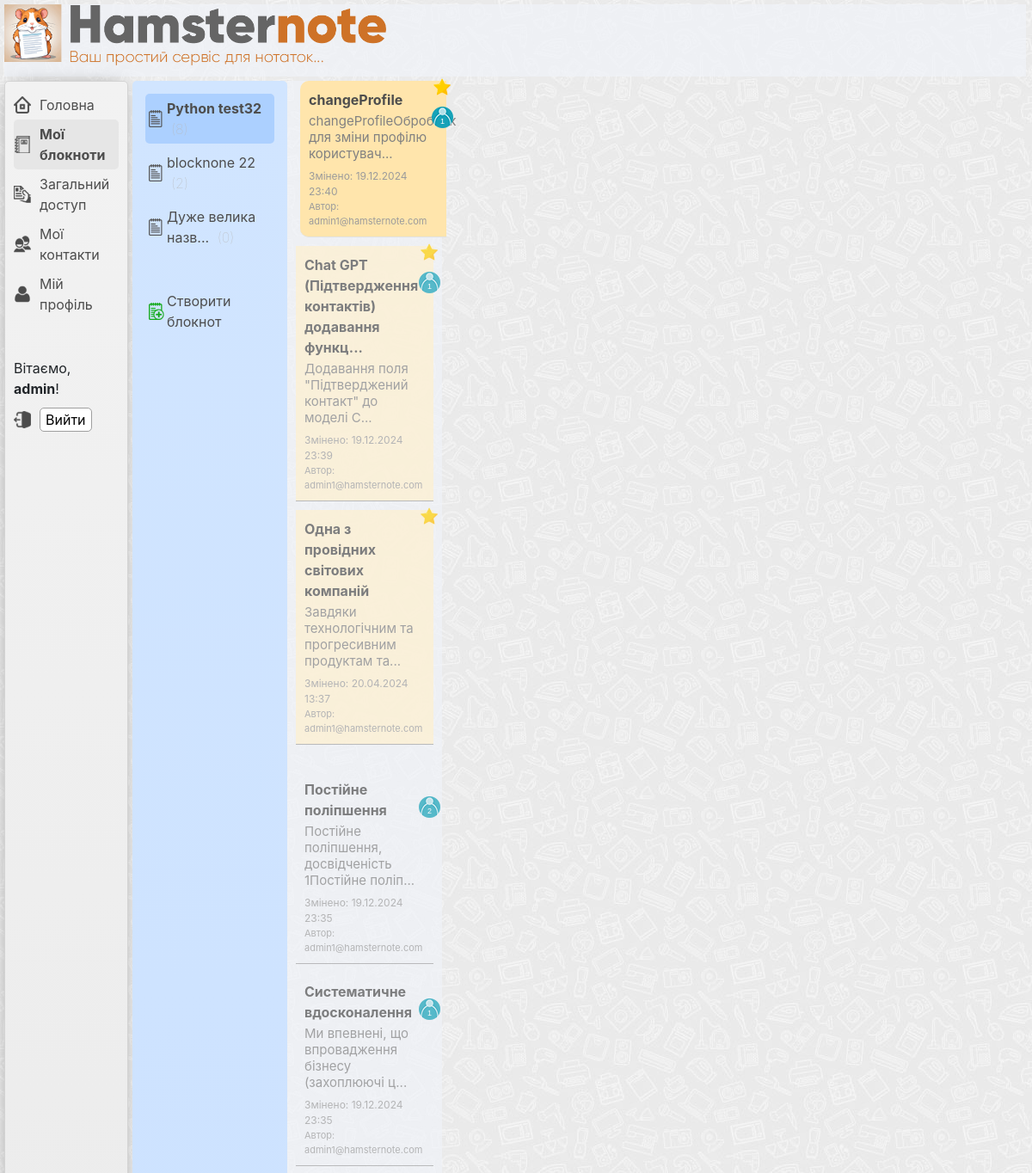
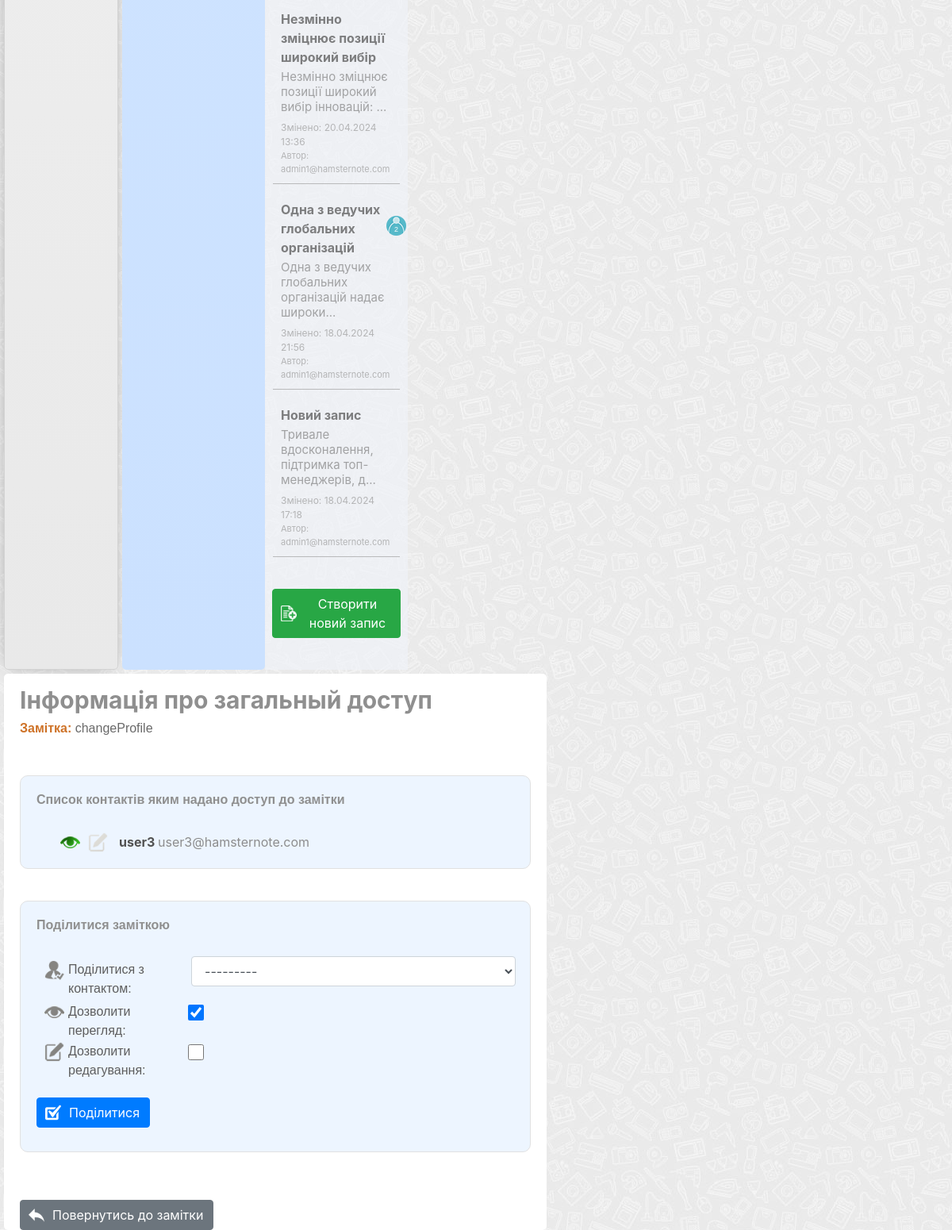
The app's page /shared_info_note/5/ (signed in) with its own data (2 pictures, top to bottom).
### users/models.py (models this page shows, shortened)
class CustomUser(AbstractUser):
    email = models.EmailField(unique=True)

### notebook/models.py (models this page shows, shortened)
class TimestampMixin(models.Model):
    created_at = models.DateTimeField(auto_now_add=True)
    updated_at = models.DateTimeField(auto_now=True)
    class Meta:
        abstract = True

class Notebook(TimestampMixin):
    title = models.CharField(max_length=100)
    owner = models.ForeignKey(
        CustomUser, on_delete=models.CASCADE, related_name='notebooks')
    created_by = models.ForeignKey(
        CustomUser, on_delete=models.CASCADE, related_name='created_notebooks')

### note/models.py (models this page shows, shortened)
class TimestampMixin(models.Model):
    created_at = models.DateTimeField(auto_now_add=True)
    updated_at = models.DateTimeField(auto_now=True)
    class Meta:
        abstract = True

class Note(TimestampMixin):
    title = models.CharField(max_length=100)
    content = CKEditor5Field('Content', config_name='extends')
    notebook = models.ForeignKey(
        Notebook, on_delete=models.CASCADE, related_name='notes')
    author = models.ForeignKey(
        CustomUser, on_delete=models.CASCADE, related_name='created_notes')
    permission = models.CharField(
        max_length=4, choices=NotePermission.choices, default=NotePermission.EDITABLE)
    favorite = models.BooleanField(default=False)

### sharing_notes/models.py (models this page shows, shortened)
class TimestampMixin(models.Model):
    created_at = models.DateTimeField(auto_now_add=True)
    updated_at = models.DateTimeField(auto_now=True)
    class Meta:
        abstract = True

class SharingNote(TimestampMixin):
    owner = models.ForeignKey(CustomUser, on_delete=models.CASCADE)
    note = models.ForeignKey(Note, on_delete=models.CASCADE)
    shared_with = models.ForeignKey(Contact, on_delete=models.CASCADE)
    can_view = models.BooleanField(default=True)
    can_edit = models.BooleanField(default=False)

### user_contacts/models.py (models this page shows)
class Contact(models.Model):
    user = models.ForeignKey(
        CustomUser, on_delete=models.CASCADE, related_name='contacts')
    contact_user = models.ForeignKey(
        CustomUser, on_delete=models.CASCADE, related_name='contact_of')
    added_at = models.DateTimeField(auto_now_add=True)
    class Meta:
        unique_together = ['user', 'contact_user']
    def __str__(self):
        return f"{self.contact_user.username}"

### note/views.py (the view, shortened to what this page needs)
# urls.py: path('shared_info_note/<int:note_id>/', views.shared_info_note, name='shared_info_note'),
@login_required
def shared_info_note(request, note_id):
    current_user = request.user
    user_notebooks = Notebook.objects.filter(created_by=current_user)
    shared_notes = SharingNote.objects.filter(
        owner=current_user).order_by('-created_at')
    note = get_object_or_404(Note, pk=note_id)
    notebook_id = note.notebook.id
    notebook = get_object_or_404(Notebook, pk=notebook_id)
    notes = Note.objects.filter(notebook=notebook).order_by('-updated_at')
    form = SharingNoteForm(request.POST or None, user=current_user)
    note_shared_with_users = SharingNote.objects.filter(
        note=note, owner=request.user)
    shared_count = list()
    for user_note in notes:
        shared_count.append(
            {'note_id': user_note.id, 'shared_count': shared_notes.filter(note=user_note).count()})
    context = {
        'category': 'notebooks',
        'user_notebooks': user_notebooks,
        'notebook': notebook,
        'notebook_id': notebook_id,
        'notes': notes,
        'note': note,
        'note_id': note_id,
        'form': form,
        'note_shared_with_users': note_shared_with_users,
        'shared_count': shared_count,
    }
    return render(request, 'note/note_shared_info.html', context)

### sharing_notes/forms.py
class SharingNoteForm(forms.ModelForm):
    def __init__(self, *args, user=None, **kwargs):
        super().__init__(*args, **kwargs)
        if user is not None:
            self.fields['shared_with'].queryset = Contact.objects.filter(user=user)
    class Meta:
        model = SharingNote
        fields = ['shared_with', 'can_view', 'can_edit']
        widgets = {
            'shared_with': forms.Select(attrs={'class': 'form-control'}),
            'can_view': forms.CheckboxInput(attrs={'class': 'form-check-input'}),
            'can_edit': forms.CheckboxInput(attrs={'class': 'form-check-input'}),
        }
        labels = {
            'shared_with': 'Поділитися з контактом',
            'can_view': 'Дозволити перегляд',
            'can_edit': 'Дозволити редагування',
        }

### note/templates/note/note_shared_info.html (shortened to what this page needs)
{% extends "main/base_template.html" %}
{% load static %}
{% block listbar %}
    <div class="wrapper-listbar">
         <ul class="listbar-ul">
            {% for notebook in user_notebooks %}
                <li class="listbar-li  {% if notebook.id == notebook_id %}listbar-li-select{% endif %}">
                    {% if notebook.title|length > 25 %}
                        <a class="select-elem" href="{% url 'notebook_detail' notebook.pk %}">{{ notebook.title|striptags|slice:":16" }}...</a>
                    {% else %}
                        <a class="select-elem" href="{% url 'notebook_detail' notebook.pk %}">{{ notebook.title }}</a>
                    {% endif %}
                    <span class="notes-count">({{ notebook.notes.count }})</span>
                </li>
            {% endfor %}
             <li class="listbar-li   create-new-notebook">
                 <a href="{% url 'notebook_create' %}">Створити блокнот</a>
             </li>
        </ul>
    </div>
{% endblock %}
{% block detail_listbar %}
    <div class="wrapper-detail-listbar">
        <ul class="detail-listbar-ul  detail-listbar-ul-favorite">
            {% for note in notes %}
                {% if note.favorite %}
                    <li class="detail-listbar-li  {% if note.id == note_id %}note-li-select-favorite{% else %}lisbar-li-opacity{% endif %}">
                        <a href="#" onclick="loadPage(event, '{% url 'note_delete_from_favorite' note_id=note.id %}')" class="view-true">
                            <img class="favorite-img-star" src="/static/main/img/favorite.png" alt="#" title="Видалити з закріплених">
                        </a>
                        {% for shared_note in shared_count %}
                            {% if note.id == shared_note.note_id and shared_note.shared_count > 0 %}
                                <a href="{% url 'shared_info_note' note_id=note.id %}" class="shared-count" title="Кількість контактів з доступом до замітки: {{ shared_note.shared_count }}"><span>{{ shared_note.shared_count  }}</span></a>
                            {% endif %}
                        {% endfor %}
                        {% if note.title|length > 50 %}
                            <a class="detail-listbar-a" href="{% url 'note_detail' note.pk %}">
                                {{ note.title|striptags|slice:":50" }}...
                            </a>
                        {% else %}
                            <a class="detail-listbar-a" href="{% url 'note_detail' note.pk %}">
                                {{ note.title }}
                            </a>
                        {% endif %}
                        <span class="note-short-description">{{ note.content|striptags|slice:":50" }}...</span>
                        <span class="detail-listbar-update">Змінено: {{ note.updated_at|date:"d.m.Y H:i" }}</span>
                        <span class="detail-listbar-author">Автор: {{ note.author.email }}</span>
                    </li>
                {% endif %}
            {% endfor %}
        </ul>
        <ul class="detail-listbar-ul">
            {% for note in notes %}
                {% if not note.favorite %}
                    <li class="detail-listbar-li  {% if note.id == note_id %}note-li-select{% else %}lisbar-li-opacity{% endif %}">
                        {% for shared_note in shared_count %}
                            {% if note.id == shared_note.note_id and shared_note.shared_count > 0 %}
                                <a href="{% url 'shared_info_note' note_id=note.id %}" class="shared-count" title="Кількість контактів з доступом до замітки: {{ shared_note.shared_count }}"><span>{{ shared_note.shared_count  }}</span></a>
                            {% endif %}
                        {% endfor %}
                        {% if note.title|length > 50 %}
                            <a class="detail-listbar-a" href="{% url 'note_detail' note.pk %}">
                                {{ note.title|striptags|slice:":50" }}...
                            </a>
                        {% else %}
                            <a class="detail-listbar-a" href="{% url 'note_detail' note.pk %}">
                                {{ note.title }}
                            </a>
                        {% endif %}
                        <span class="note-short-description">{{ note.content|striptags|slice:":50" }}...</span>
                        <span class="detail-listbar-update">Змінено: {{ note.updated_at|date:"d.m.Y H:i" }}</span>
                        <span class="detail-listbar-author">Автор: {{ note.author.email }}</span>
                    </li>
                {% endif %}
            {% endfor %}
        </ul>
        <div class="create_note_btn">
            <a href="{% url 'note_create' notebook_id=notebook.id %}" class="btn btn-success   btn-icon-add-new-note">Створити новий запис</a>
        </div>
    </div>
{% endblock %}
{% block contentbar %}
    <div class="wrapper-contentbar">
        <div class="title-shared-info-page">
            <h1>Інформація про загальный доступ</h1>
            <h6><span class="bold-h6">Замітка: </span>{{ note.title }}</h6>
        </div>
        <div class="shared-wrapper" id="shared-wrapper">
        <div class="shared-with-users-list">
            <h4>Список контактів яким надано доступ до замітки</h4>
            {% if note_shared_with_users.count < 1  %}
                <div class="info-block-shared-with">
                    <p>Замітка поки що не доступна жодному контакту.</p>
                </div>
            {% else %}
                <ul>
                    {% for note_shared in note_shared_with_users %}
                        <li>
                            {% if note_shared.can_view == True %}
                                <a href="#" onclick="loadPage(event, '{% url 'change_access_view_rights' note_shared_id=note_shared.id %}')" class="view-true">
                                    <img src="{% static 'main/img/view-true.png' %}" alt="" title="Перегляд дозволено">
                                </a>
                            {% else %}
                                <a href="#" onclick="loadPage(event, '{% url 'change_access_view_rights' note_shared_id=note_shared.id %}')" class="view-true">
                                    <img src="{% static 'main/img/view-false.png' %}" alt="" title="Перегляд заборонено">
                                </a>
                            {% endif %}
                            {% if note_shared.can_edit == True %}
                                <a href="#" onclick="loadPage(event, '{% url 'change_access_edit_rights' note_shared_id=note_shared.id %}')" class="edit-true">
                                    <img src="{% static 'main/img/edit-true.png' %}" alt="" title="Редагування дозволено">
                                </a>
                            {% else %}
                                <a href="#" onclick="loadPage(event, '{% url 'change_access_edit_rights' note_shared_id=note_shared.id %}')" class="edit-true">
                                    <img src="{% static 'main/img/edit-false.png' %}" alt="" title="Редагування заборонено">
                                </a>
                            {% endif %}
                            <a href="{% url 'contact_detail' note_shared.shared_with.pk %}" class="shared-list-username">
                                {% if note_shared.shared_with.contact_user.username|length > 40 %}
                                    {{ note_shared.shared_with.contact_user.username|striptags|slice:":40" }}...
                                {% else %}
                                    {{ note_shared.shared_with.contact_user.username }}
                                {% endif %}
                            </a>
                            <span class="shared-list-email">{{ note_shared.shared_with.contact_user.email }}</span>
                        </li>
                    {% endfor %}
                </ul>
            {% endif %}
        </div>
        <div class="share-note-form">
            <h4>Поділитися заміткою</h4>
             <div class="form-share-block">
                 <form method="post">
                    {{ form.as_p }}
                    <button type="submit" class="btn btn-primary   btn-icon-ok">Поділитися</button>
                </form>
             </div>
        </div>
        <div>
            <a class="button-back  btn btn-secondary   btn-icon-go-back" href="{% url 'note_detail' note.pk %}">Повернутись до замітки</a>
        </div>
    </div>
{% endblock %}

### main/templates/main/base_template.html (shortened to what this page needs)
{% load static %}
<!doctype html>
<html lang="en">
<head>
    {% with version='262' %}<link rel="stylesheet" href="{% static 'main/css/main.css' %}?ver={{ version }}">{% endwith %}
    {% with version='262' %}<link rel="stylesheet" href="{% static 'main/css/user_contacts.css' %}?ver={{ version }}">{% endwith %}
    {% with version='262' %}<link rel="stylesheet" href="{% static 'main/css/sharing_notes.css' %}?ver={{ version }}">{% endwith %}
    <link rel="stylesheet" href="https://cdn.jsdelivr.net/npm/bootstrap@4.6.2/dist/css/bootstrap.min.css">
    <link rel="stylesheet" href="https://cdnjs.cloudflare.com/ajax/libs/highlight.js/11.5.1/styles/default.min.css">
    <link rel="stylesheet" href="{% static 'django_ckeditor_5/dist/styles.css' %}">
</head>
<body>
    <div class="main-container  clearfix">
        <div class="top-bar">
        </div>
        <div class="navigation-menu">
            <div class="navi-wrapper">
                <ul class="navi-block">
                    <li class="nav-home"><a href="{% url 'homepage' %}">Головна</a></li>
                    <li class="nav-notebook {% if category == 'notebooks'%}select-menu-category{% endif %}"><a href="{% url 'notebook_list' %}">Мої блокноти</a></li>
                    <li class="nav-shared {% if category == 'shared'%}select-menu-category{% endif %}"><a href="{% url 'shared_note_list' %}">Загальний доступ</a></li>
                    <li class="nav-contacts {% if category == 'contacts'%}select-menu-category{% endif %}"><a href="{% url 'contacts_list' %}">Мої контакти</a></li>
                    <li class="nav-profile {% if category == 'profile'%}select-menu-category{% endif %}"><a href="{% url 'edit_profile' %}">Мій профіль</a></li>
                </ul>
            </div>
            <div class="user-wrapper">
                <ul class="user-block">
                    {% if user.is_authenticated %}
                         <span class="user-hello-text">Вітаємо, <b>{{ user.get_username }}</b>!</span>
                         <li class="nav-logout">
                            <form method="post" action="{% url 'logout' %}">
                                <button class="logout-button" type="submit">Вийти</button>
                            </form>
                         </li>
                   {% else %}
                         <li><a href="{% url 'login'%}?next={{request.path}}">Login</a></li>
                   {% endif %}
                </ul>
            </div>
        </div>
        {% block listbar %}{% endblock %}
        {% block detail_listbar %}{% endblock %}
        {% block contentbar %}{% endblock %}
    </div>
</body>
</html>

### main/static/main/css/user_contacts.css (style rules this page uses)
.lisbar-li-opacity { opacity: 0.7; }

### records on screen
CustomUser: get_username "admin"
Notebook: title "Python test32"
Notebook: title "blocknone 22", notes.count "2"
Notebook: title "Дуже велика назв"
Note: favorite True (drawn), shared_count "1", title "changeProfile", content "changeProfileОбробник для зміни профілю користувач", updated_at "19.12.2024 23:40", author.email "admin1@hamsternote.com"
Note: favorite True (drawn), shared_count "1", title "Chat GPT (Підтвердження контактів) додавання функц", content "Додавання поля \"Підтверджений контакт\" до моделі C", updated_at "19.12.2024 23:39", author.email "admin1@hamsternote.com"
Note: favorite True (drawn), title "Одна з провідних світових компаній", content "Завдяки технологічним та прогресивним продуктам та", updated_at "20.04.2024 13:37", author.email "admin1@hamsternote.com"
Note: favorite False (drawn), shared_count "2", title "Постійне поліпшення", content "Постійне поліпшення, досвідченість 1Постійне поліп", updated_at "19.12.2024 23:35", author.email "admin1@hamsternote.com"
Note: favorite False (drawn), shared_count "1", title "Систематичне вдосконалення", content "Ми впевнені, що впровадження бізнесу (захоплюючі ц", updated_at "19.12.2024 23:35", author.email "admin1@hamsternote.com"
Note: title "Незмінно зміцнює позиції широкий вибір", content "Незмінно зміцнює позиції широкий вибір інновацій:", updated_at "20.04.2024 13:36", author.email "admin1@hamsternote.com"
Note: favorite False (drawn), shared_count "2", title "Одна з ведучих глобальних організацій", content "Одна з ведучих глобальних організацій надає широки", updated_at "18.04.2024 21:56", author.email "admin1@hamsternote.com"
Note: title "Новий запис", content "Тривале вдосконалення, підтримка топ-менеджерів, д", updated_at "18.04.2024 17:18", author.email "admin1@hamsternote.com"
SharingNote: can_view True (drawn), can_edit False (drawn), shared_with.contact_user.username "user3", shared_with.contact_user.email "user3@hamsternote.com"
